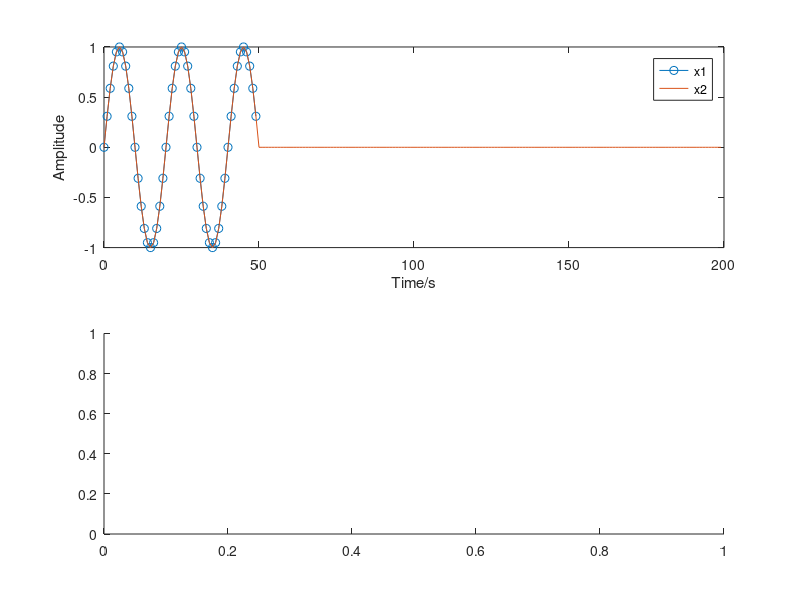

Source code (MATLAB): (Note: this script raises an error after producing the figure.)
clear;close;clc;
t1=0:49;
x=sin(0.1*pi*t1);
xint=[x zeros(1,200-length(x))];
t2=0:199;
figure(1);
subplot(211);
plot(t1,x,'-o');
hold on;
plot(t2,xint);
xlabel('Time/s');
ylabel('Amplitude');
legend('x1','x2');
subplot(212);
[fx1,w1]=DTFTsamples(x);
plot(w1,abs(fx1));
hold on;
[fx2,w2]=DTFTsamples(xint);
plot(w2,abs(fx2));
xlabel('NAF/\pi');
ylabel('Magnitude');
legend('x1','x2');
